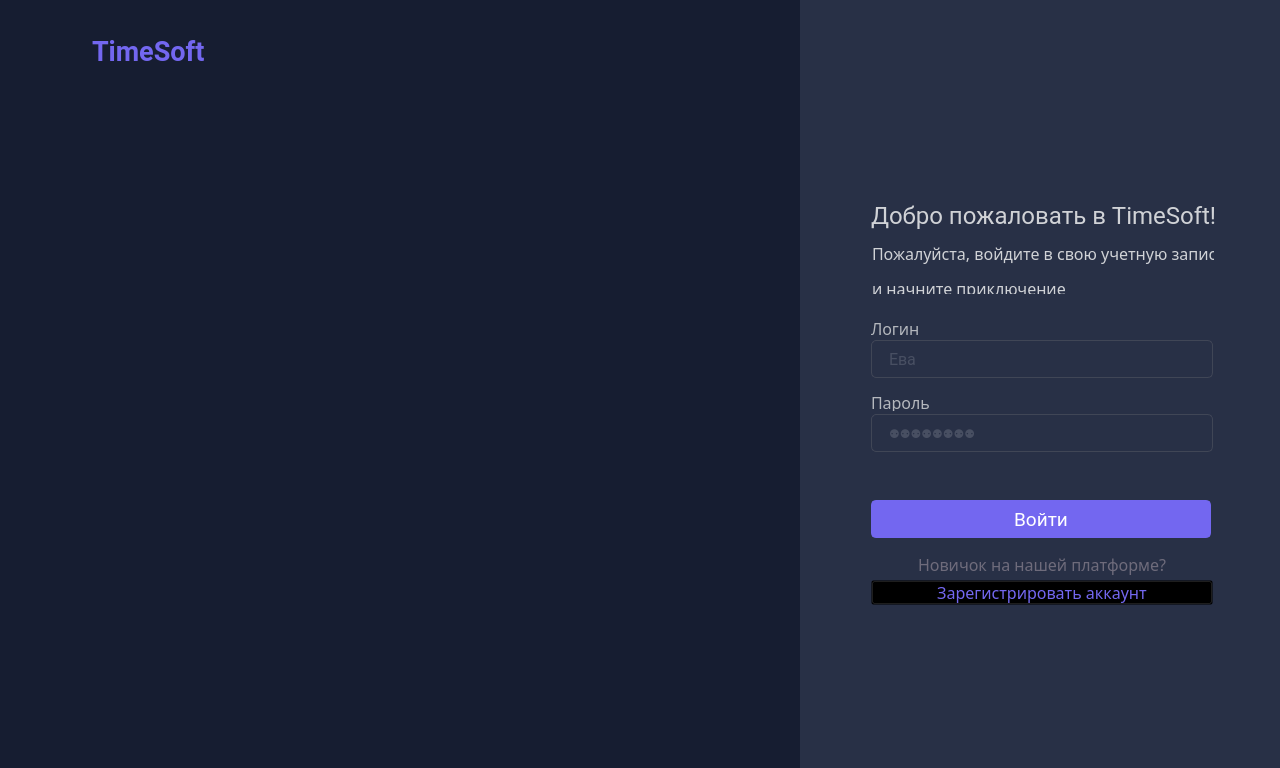
<?xml version="1.0" encoding="UTF-8"?>
<ui version="4.0">
 <class>login_dialog</class>
 <widget class="QDialog" name="login_dialog">
  <property name="geometry">
   <rect>
    <x>0</x>
    <y>0</y>
    <width>1280</width>
    <height>768</height>
   </rect>
  </property>
  <property name="sizePolicy">
   <sizepolicy hsizetype="Fixed" vsizetype="Fixed">
    <horstretch>0</horstretch>
    <verstretch>0</verstretch>
   </sizepolicy>
  </property>
  <property name="windowTitle">
   <string>TimeSoft login</string>
  </property>
  <property name="styleSheet">
   <string notr="true">background-color: rgb(22, 29, 49);</string>
  </property>
  <widget class="QLabel" name="login_imglbl_img">
   <property name="geometry">
    <rect>
     <x>70</x>
     <y>170</y>
     <width>620</width>
     <height>453</height>
    </rect>
   </property>
   <property name="text">
    <string/>
   </property>
   <property name="pixmap">
    <pixmap>img/login-dark 1.svg</pixmap>
   </property>
   <property name="scaledContents">
    <bool>true</bool>
   </property>
  </widget>
  <widget class="QWidget" name="login_widget" native="true">
   <property name="geometry">
    <rect>
     <x>800</x>
     <y>0</y>
     <width>484</width>
     <height>1080</height>
    </rect>
   </property>
   <property name="font">
    <font>
     <family>Roboto Light</family>
     <pointsize>12</pointsize>
    </font>
   </property>
   <property name="styleSheet">
    <string notr="true">background-color: rgb(40, 48, 70);</string>
   </property>
   <widget class="QPushButton" name="login_btn_login">
    <property name="geometry">
     <rect>
      <x>71</x>
      <y>500</y>
      <width>340</width>
      <height>38</height>
     </rect>
    </property>
    <property name="font">
     <font>
      <family>Roboto</family>
      <pointsize>14</pointsize>
      <weight>50</weight>
      <italic>false</italic>
      <bold>false</bold>
     </font>
    </property>
    <property name="styleSheet">
     <string notr="true">QPushButton {
background-color: #7367F0;
border-radius: 5px;
border: 2px solid #7367F0;
color: rgb(255, 255, 255);
}
QPushButton:hover {
  background-color: rgb(40, 48, 70); 
  color: rgb(255, 255, 255);
  border: 2px solid rgb(95, 85, 200);
}</string>
    </property>
    <property name="text">
     <string>Войти</string>
    </property>
    <property name="checkable">
     <bool>false</bool>
    </property>
    <property name="checked">
     <bool>false</bool>
    </property>
   </widget>
   <widget class="QLabel" name="login_text_title">
    <property name="geometry">
     <rect>
      <x>71</x>
      <y>200</y>
      <width>350</width>
      <height>30</height>
     </rect>
    </property>
    <property name="font">
     <font>
      <family>Roboto</family>
      <pointsize>18</pointsize>
      <weight>50</weight>
      <italic>false</italic>
      <bold>false</bold>
     </font>
    </property>
    <property name="styleSheet">
     <string notr="true">color: rgb(208, 210, 214); </string>
    </property>
    <property name="text">
     <string>Добро пожаловать в TimeSoft!</string>
    </property>
   </widget>
   <widget class="QLabel" name="login_text_account">
    <property name="geometry">
     <rect>
      <x>71</x>
      <y>552</y>
      <width>342</width>
      <height>25</height>
     </rect>
    </property>
    <property name="font">
     <font>
      <family>Roboto-Light</family>
      <pointsize>12</pointsize>
     </font>
    </property>
    <property name="focusPolicy">
     <enum>Qt::StrongFocus</enum>
    </property>
    <property name="styleSheet">
     <string notr="true">color: rgb(110, 107, 123);</string>
    </property>
    <property name="text">
     <string>Новичок на нашей платформе?</string>
    </property>
    <property name="alignment">
     <set>Qt::AlignCenter</set>
    </property>
   </widget>
   <widget class="QLabel" name="login_text_paragrah_log">
    <property name="geometry">
     <rect>
      <x>72</x>
      <y>242</y>
      <width>342</width>
      <height>52</height>
     </rect>
    </property>
    <property name="font">
     <font>
      <family>Roboto-Light</family>
      <pointsize>12</pointsize>
     </font>
    </property>
    <property name="styleSheet">
     <string notr="true">color: rgb(208, 210, 214); 
</string>
    </property>
    <property name="text">
     <string>&lt;html&gt;&lt;head/&gt;&lt;body&gt;&lt;p&gt;Пожалуйста, войдите в свою учетную запись &lt;/p&gt;&lt;p&gt;и начните приключение&lt;/p&gt;&lt;/body&gt;&lt;/html&gt;</string>
    </property>
    <property name="textFormat">
     <enum>Qt::AutoText</enum>
    </property>
   </widget>
   <widget class="QLabel" name="login_text_password">
    <property name="geometry">
     <rect>
      <x>71</x>
      <y>393</y>
      <width>342</width>
      <height>18</height>
     </rect>
    </property>
    <property name="font">
     <font>
      <family>Roboto-Light</family>
      <pointsize>12</pointsize>
     </font>
    </property>
    <property name="styleSheet">
     <string notr="true">color: rgb(180, 183, 189);</string>
    </property>
    <property name="text">
     <string>Пароль</string>
    </property>
   </widget>
   <widget class="QLabel" name="login_text_email">
    <property name="geometry">
     <rect>
      <x>71</x>
      <y>319</y>
      <width>342</width>
      <height>18</height>
     </rect>
    </property>
    <property name="font">
     <font>
      <family>Roboto-Light</family>
      <pointsize>12</pointsize>
     </font>
    </property>
    <property name="styleSheet">
     <string notr="true">color: rgb(180, 183, 189);</string>
    </property>
    <property name="text">
     <string>Логин</string>
    </property>
   </widget>
   <widget class="QPushButton" name="login_btn_create_account">
    <property name="geometry">
     <rect>
      <x>71</x>
      <y>580</y>
      <width>342</width>
      <height>25</height>
     </rect>
    </property>
    <property name="font">
     <font>
      <family>Roboto-Light</family>
      <pointsize>12</pointsize>
     </font>
    </property>
    <property name="styleSheet">
     <string notr="true">QPushButton {
    color: rgb(115, 103, 240);
    background-color: rgba(0,0,0,0);
}

QPushButton:hover {
	color: rgb(180, 183, 189);
}</string>
    </property>
    <property name="text">
     <string>Зарегистрировать аккаунт</string>
    </property>
   </widget>
   <widget class="QLineEdit" name="login_lineedit_password">
    <property name="geometry">
     <rect>
      <x>71</x>
      <y>414</y>
      <width>342</width>
      <height>38</height>
     </rect>
    </property>
    <property name="styleSheet">
     <string notr="true">QLineEdit { 
background: #283046;
font: 14pt &quot;Roboto&quot;;
color: rgb(103, 109, 125);
border: 1px solid #404656;
border-radius: 5px;
padding-left: 15px;
}

QLineEdit:hover {
border: 1px solid rgb(95, 85, 200);
}</string>
    </property>
    <property name="echoMode">
     <enum>QLineEdit::Password</enum>
    </property>
    <property name="placeholderText">
     <string>⚉⚉⚉⚉⚉⚉⚉⚉</string>
    </property>
   </widget>
   <widget class="QLineEdit" name="login_lineedit_email">
    <property name="geometry">
     <rect>
      <x>71</x>
      <y>340</y>
      <width>342</width>
      <height>38</height>
     </rect>
    </property>
    <property name="font">
     <font>
      <family>Roboto</family>
      <pointsize>12</pointsize>
      <weight>50</weight>
      <italic>false</italic>
      <bold>false</bold>
     </font>
    </property>
    <property name="layoutDirection">
     <enum>Qt::LeftToRight</enum>
    </property>
    <property name="styleSheet">
     <string notr="true">QLineEdit { 
background: #283046;
font: 12pt &quot;Roboto&quot;;
color: rgb(103, 109, 125);
border: 1px solid #404656;
border-radius: 5px;
padding-left: 15px;
}

QLineEdit:hover {
border: 1px solid rgb(95, 85, 200);
}</string>
    </property>
    <property name="alignment">
     <set>Qt::AlignLeading|Qt::AlignLeft|Qt::AlignVCenter</set>
    </property>
    <property name="placeholderText">
     <string>Ева</string>
    </property>
   </widget>
   <widget class="QPushButton" name="login_btn_theme">
    <property name="geometry">
     <rect>
      <x>380</x>
      <y>30</y>
      <width>34</width>
      <height>34</height>
     </rect>
    </property>
    <property name="text">
     <string/>
    </property>
    <property name="icon">
     <iconset>
      <normaloff>img/icons/white_and_dark.svg</normaloff>img/icons/white_and_dark.svg</iconset>
    </property>
    <property name="iconSize">
     <size>
      <width>34</width>
      <height>34</height>
     </size>
    </property>
    <property name="flat">
     <bool>true</bool>
    </property>
   </widget>
  </widget>
  <widget class="QLabel" name="login_text_logo">
   <property name="geometry">
    <rect>
     <x>92</x>
     <y>37</y>
     <width>120</width>
     <height>29</height>
    </rect>
   </property>
   <property name="font">
    <font>
     <family>Roboto</family>
     <pointsize>20</pointsize>
     <weight>75</weight>
     <bold>true</bold>
    </font>
   </property>
   <property name="styleSheet">
    <string notr="true">color: #7367F0;</string>
   </property>
   <property name="text">
    <string>TimeSoft</string>
   </property>
  </widget>
  <widget class="QLabel" name="login_imglbl_logo">
   <property name="geometry">
    <rect>
     <x>44</x>
     <y>39</y>
     <width>36</width>
     <height>25</height>
    </rect>
   </property>
   <property name="text">
    <string/>
   </property>
   <property name="pixmap">
    <pixmap>img/main/Logo.svg</pixmap>
   </property>
   <property name="scaledContents">
    <bool>true</bool>
   </property>
  </widget>
 </widget>
 <resources/>
 <connections/>
</ui>
